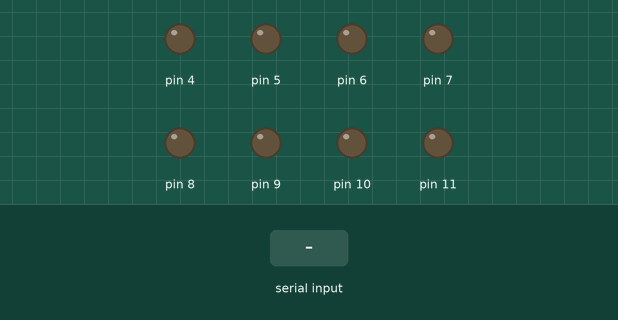
A sketch run on a simulated Arduino Uno, built with avr-gcc and run on an emulated ATmega328P. Parts: output pins drawn as LEDs (lit = HIGH). The inputs (shaded band) are chosen by the test bench. What the sketch prints to the serial monitor is not drawn.

Above: at 1.2 s.
1.3 s: "90,45\n" received over Serial
At 2.5 s:
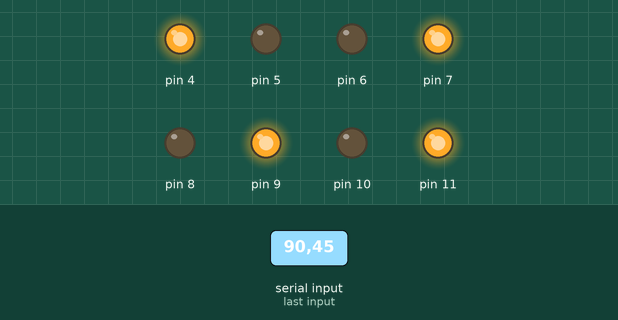
2.8 s: "6\n" received over Serial
At 3.9 s:
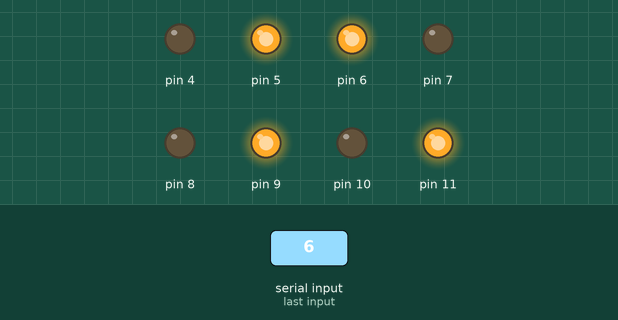
4.3 s: "8\n" received over Serial
At 5.1 s:
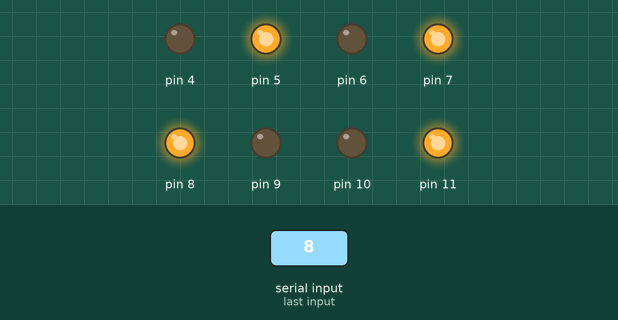
5.8 s: "10\n" received over Serial
At 6.2 s:
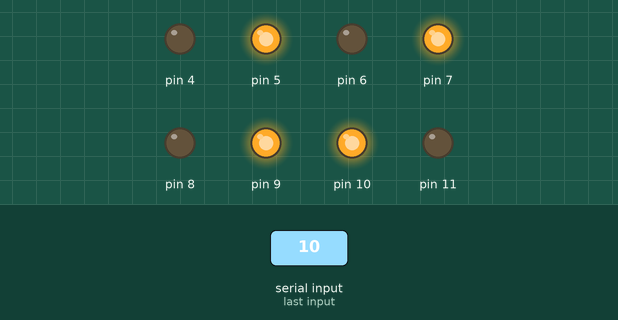
7.3 s: "30,150\n" received over Serial
At 8.5 s:
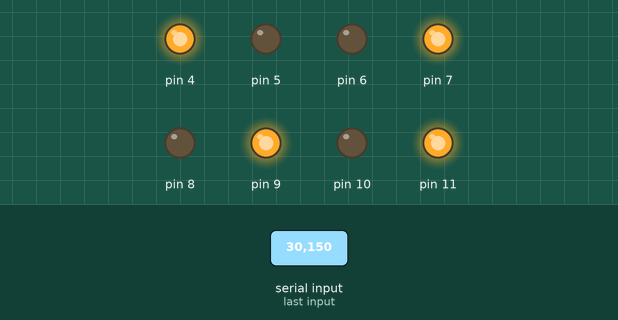
Timing chart, 0 to 9.8 s (numbered marks = the images above; inputs shaded):
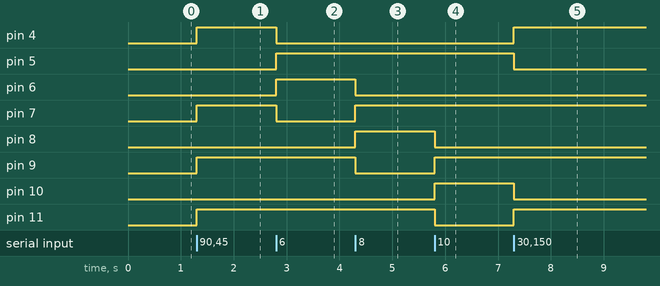

Measured:
- after the input at 1.3 s, pin 4, pin 7, pin 9, pin 11: LOW → HIGH at once
- after the input at 2.8 s, pin 4, pin 7: HIGH → LOW at once; pin 5, pin 6: LOW → HIGH at once
- after the input at 4.3 s, pin 6, pin 9: HIGH → LOW at once; pin 7, pin 8: LOW → HIGH at once
- after the input at 5.8 s, pin 8, pin 11: HIGH → LOW at once; pin 9, pin 10: LOW → HIGH at once
- after the input at 7.3 s, pin 4, pin 11: LOW → HIGH at once; pin 5, pin 10: HIGH → LOW at once

The sketch:

sketch_may01a.ino
```cpp
void setup()
{
  // put your setup code here, to run once:
  Serial.begin(120000);
  Serial.setTimeout(1);
  pinMode(4, OUTPUT);
  pinMode(5, OUTPUT);
  pinMode(6, OUTPUT);
  pinMode(7, OUTPUT);
  pinMode(8, OUTPUT);
  pinMode(9, OUTPUT);
  pinMode(10, OUTPUT);
  pinMode(11, OUTPUT);
}

void loop()
{
  // put your main code here, to run repeatedly:
  int pin;
  while (!Serial.available());
  pin = Serial.readString().toInt();
  switch (pin) {
    case 4: {
        digitalWrite(4, HIGH);
        digitalWrite(5, LOW);
        digitalWrite(6, LOW);
        digitalWrite(7, HIGH);
        digitalWrite(8, LOW);
        digitalWrite(9, HIGH);
        digitalWrite(10, LOW);
        digitalWrite(11, HIGH);
        break;
      }
    case 6: {
        digitalWrite(4, LOW);
        digitalWrite(5, HIGH);
        digitalWrite(6, HIGH);
        digitalWrite(7, LOW);
        digitalWrite(8, LOW);
        digitalWrite(9, HIGH);
        digitalWrite(10, LOW);
        digitalWrite(11, HIGH);
        break;
      }
    case 8: {
        digitalWrite(4, LOW);
        digitalWrite(5, HIGH);
        digitalWrite(6, LOW);
        digitalWrite(7, HIGH);
        digitalWrite(8, HIGH);
        digitalWrite(9, LOW);
        digitalWrite(10, LOW);
        digitalWrite(11, HIGH);
        break;
      }
    case 10: {
        digitalWrite(4, LOW);
        digitalWrite(5, HIGH);
        digitalWrite(6, LOW);
        digitalWrite(7, HIGH);
        digitalWrite(8, LOW);
        digitalWrite(9, HIGH);
        digitalWrite(10, HIGH);
        digitalWrite(11, LOW);
        break;
      }
    default: {
        digitalWrite(4, HIGH);
        digitalWrite(5, LOW);
        digitalWrite(6, LOW);
        digitalWrite(7, HIGH);
        digitalWrite(8, LOW);
        digitalWrite(9, HIGH);
        digitalWrite(10, LOW);
        digitalWrite(11, HIGH);
        break;
      }
  }

  Serial.print(pin);

}
```
